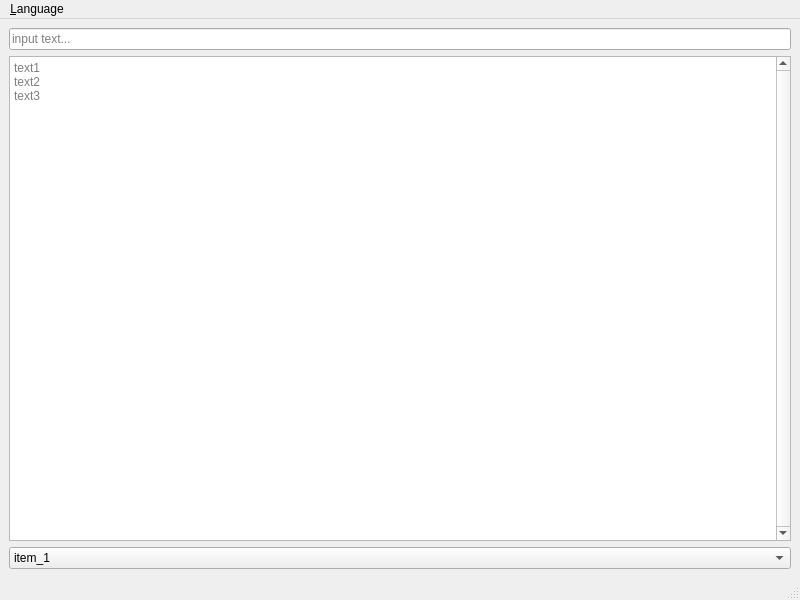
<?xml version="1.0" encoding="UTF-8"?>
<ui version="4.0">
 <class>MainWindow</class>
 <widget class="QMainWindow" name="MainWindow">
  <property name="geometry">
   <rect>
    <x>0</x>
    <y>0</y>
    <width>800</width>
    <height>600</height>
   </rect>
  </property>
  <property name="windowTitle">
   <string>MainWindow</string>
  </property>
  <widget class="QWidget" name="centralwidget">
   <layout class="QVBoxLayout" name="verticalLayout">
    <item>
     <widget class="QLineEdit" name="lineEdit">
      <property name="placeholderText">
       <string>input text...</string>
      </property>
     </widget>
    </item>
    <item>
     <widget class="QPlainTextEdit" name="plainTextEdit">
      <property name="verticalScrollBarPolicy">
       <enum>Qt::ScrollBarAlwaysOn</enum>
      </property>
      <property name="placeholderText">
       <string>text1
text2
text3</string>
      </property>
     </widget>
    </item>
    <item>
     <widget class="QComboBox" name="comboBox">
      <item>
       <property name="text">
        <string>item_1</string>
       </property>
      </item>
      <item>
       <property name="text">
        <string>item_2</string>
       </property>
      </item>
      <item>
       <property name="text">
        <string>item_3</string>
       </property>
      </item>
     </widget>
    </item>
   </layout>
  </widget>
  <widget class="QMenuBar" name="menubar">
   <property name="geometry">
    <rect>
     <x>0</x>
     <y>0</y>
     <width>800</width>
     <height>28</height>
    </rect>
   </property>
   <widget class="QMenu" name="menu_Language">
    <property name="title">
     <string>&amp;Language</string>
    </property>
   </widget>
   <addaction name="menu_Language"/>
  </widget>
  <widget class="QStatusBar" name="statusbar"/>
 </widget>
 <resources/>
 <connections/>
</ui>
